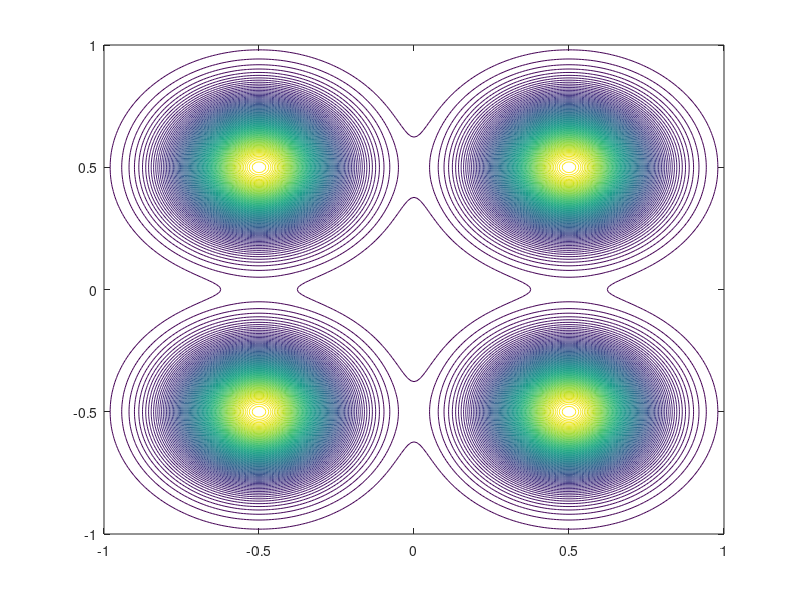

Recreate this plot in MATLAB.
x = -1:.01:1; y = x; [xx, yy] = meshgrid(x, y);
f1 = exp(-20*((xx-0.5).^2+(yy-0.5).^2));
f2 = exp(-20*((xx-0.5).^2+(yy+0.5).^2));
f3 = exp(-20*((xx+0.5).^2+(yy-0.5).^2));
f4 = exp(-20*((xx+0.5).^2+(yy+0.5).^2));
% f1 = exp(-6*((xx-1).^2+(yy-1).^2));
% f2 = exp(-6*((xx-1).^2+(yy+1).^2));
% f3 = exp(-6*((xx+1).^2+(yy-1).^2));
% f4 = exp(-6*((xx+1).^2+(yy+1).^2));
%mesh(xx,yy,f1+f4)
%contour(xx,yy,xx.^2-yy.^2)
contour(xx,yy,f1+f2+f3+f4,100)
%mesh(xx,yy,f1)